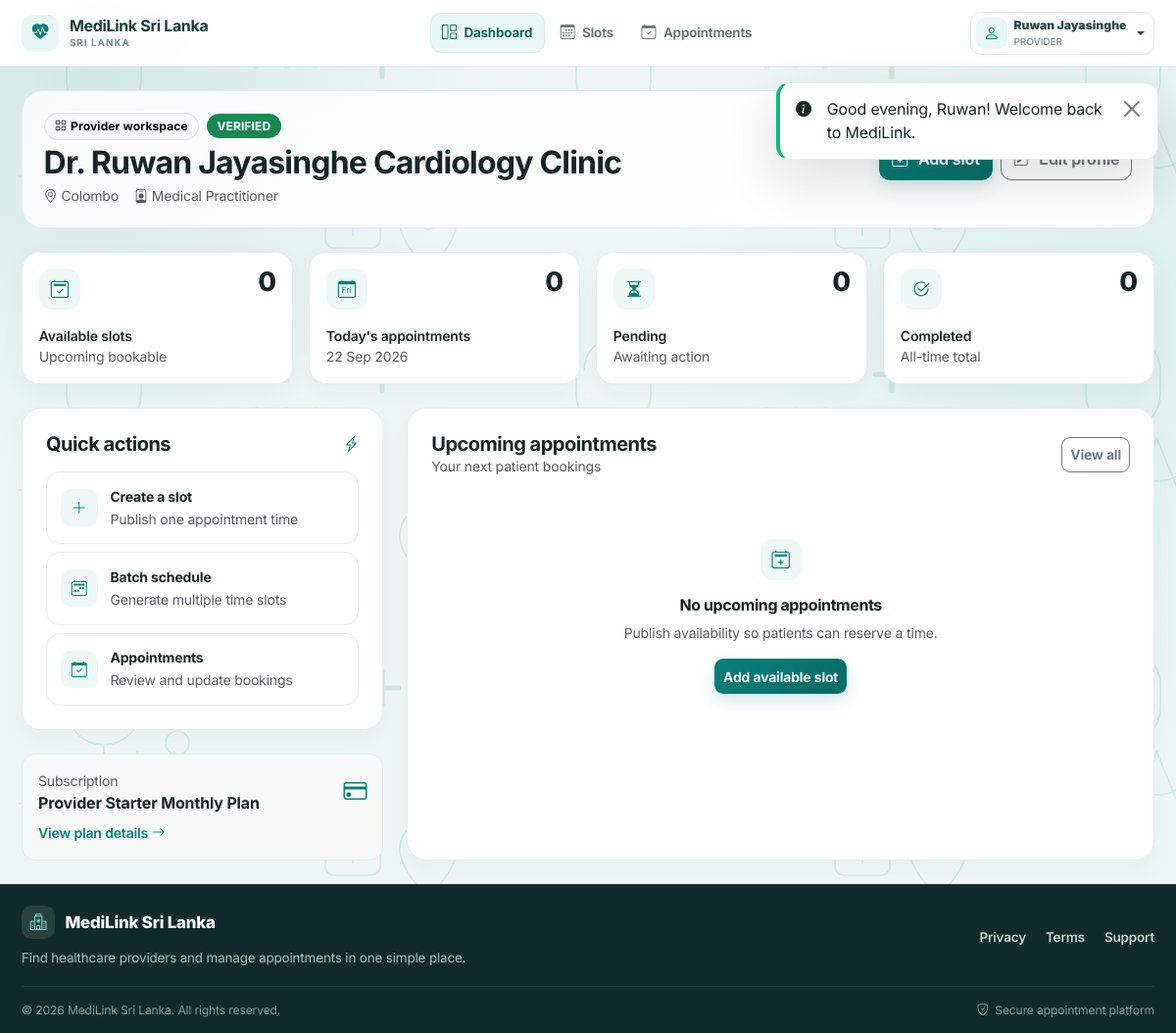
Screenshot of /provider/dashboard.php (signed in) with the database file from the repository.
### tables this page shows
CREATE TABLE `PROVIDER` (
  `Provider_ID` INT AUTO_INCREMENT PRIMARY KEY,
  `User_ID` INT NOT NULL UNIQUE,
  `Provider_Type` ENUM('DOCTOR', 'HEALTHCARE_CENTRE') NOT NULL,
  `Business_Name` VARCHAR(200) NOT NULL,
  `Address` VARCHAR(255) NOT NULL,
  `City` VARCHAR(100) NOT NULL,
  `Latitude` DECIMAL(10, 8) NOT NULL DEFAULT 6.92710000,
  `Longitude` DECIMAL(11, 8) NOT NULL DEFAULT 79.86120000,
  `Contact_Number` VARCHAR(30) NOT NULL,
  `Description` TEXT NULL,
  `Verification_Status` ENUM('PENDING', 'VERIFIED', 'REJECTED') NOT NULL DEFAULT 'PENDING',
  `Created_At` TIMESTAMP DEFAULT CURRENT_TIMESTAMP,
  CONSTRAINT `fk_provider_user` FOREIGN KEY (`User_ID`) 
    REFERENCES `USER` (`User_ID`) ON DELETE CASCADE ON UPDATE CASCADE,
  INDEX `idx_provider_city_type` (`City`, `Provider_Type`),
  INDEX `idx_provider_verification` (`Verification_Status`)
);

CREATE TABLE `USER_SUBSCRIPTION` (
  `User_Subscription_ID` INT AUTO_INCREMENT PRIMARY KEY,
  `User_ID` INT NOT NULL,
  `Plan_ID` INT NOT NULL,
  `Start_Date` DATE NOT NULL,
  `End_Date` DATE NOT NULL,
  `Status` ENUM('ACTIVE', 'EXPIRED', 'CANCELLED', 'PENDING') NOT NULL DEFAULT 'ACTIVE',
  `Payment_Reference_No` VARCHAR(100) NOT NULL,
  `Created_At` TIMESTAMP DEFAULT CURRENT_TIMESTAMP,
  CONSTRAINT `fk_us_user` FOREIGN KEY (`User_ID`) 
    REFERENCES `USER` (`User_ID`) ON DELETE CASCADE ON UPDATE CASCADE,
  CONSTRAINT `fk_us_plan` FOREIGN KEY (`Plan_ID`) 
    REFERENCES `SUBSCRIPTION_PLAN` (`Plan_ID`) ON DELETE RESTRICT ON UPDATE CASCADE,
  INDEX `idx_us_user_status_dates` (`User_ID`, `Status`, `Start_Date`, `End_Date`)
);

CREATE TABLE `SUBSCRIPTION_PLAN` (
  `Plan_ID` INT AUTO_INCREMENT PRIMARY KEY,
  `Plan_Name` VARCHAR(100) NOT NULL,
  `Target_Role` ENUM('CLIENT', 'PROVIDER', 'ALL') NOT NULL DEFAULT 'CLIENT',
  `Price` DECIMAL(10, 2) NOT NULL DEFAULT 0.00,
  `Duration_Days` INT NOT NULL DEFAULT 30,
  `Max_Book_per_Month` INT NOT NULL DEFAULT 5,
  `Search_Radius_KM` INT NOT NULL DEFAULT 10,
  `Description` TEXT NULL,
  `Status` ENUM('ACTIVE', 'INACTIVE') NOT NULL DEFAULT 'ACTIVE',
  `Created_At` TIMESTAMP DEFAULT CURRENT_TIMESTAMP,
  INDEX `idx_plan_status_role` (`Status`, `Target_Role`)
);

### includes/auth.php (called while the page is built, shortened)
<?php
require_once __DIR__ . '/functions.php';
function getCurrentUser(): ?array {
    return $_SESSION['user'] ?? null;
}

### includes/subscription.php (called while the page is built, shortened)
<?php
require_once __DIR__ . '/auth.php';
function hasActiveSubscription(?int $userId): bool {
    $db = Database::getConnection();
    $stmt = $db->prepare("
        SELECT us.User_Subscription_ID, us.Start_Date, us.End_Date, us.Status, sp.Plan_Name
        FROM `USER_SUBSCRIPTION` us
        JOIN `SUBSCRIPTION_PLAN` sp ON us.Plan_ID = sp.Plan_ID
        WHERE us.User_ID = ?
          AND us.Status = 'ACTIVE'
          AND CURRENT_DATE BETWEEN us.Start_Date AND us.End_Date
        ORDER BY us.End_Date DESC
        LIMIT 1
    ");
    $stmt->execute([$userId]);
    $sub = $stmt->fetch();
    return !empty($sub);
}
function getUserActiveSubscription(?int $userId): ?array {
    $db = Database::getConnection();
    $stmt = $db->prepare("
        SELECT us.*, sp.Plan_Name, sp.Price, sp.Duration_Days, sp.Max_Book_per_Month,
               sp.Search_Radius_KM, sp.Description AS Plan_Description,
               DATEDIFF(us.End_Date, CURRENT_DATE) AS Days_Remaining
        FROM `USER_SUBSCRIPTION` us
        JOIN `SUBSCRIPTION_PLAN` sp ON us.Plan_ID = sp.Plan_ID
        WHERE us.User_ID = ?
          AND us.Status = 'ACTIVE'
          AND CURRENT_DATE BETWEEN us.Start_Date AND us.End_Date
        ORDER BY us.End_Date DESC
        LIMIT 1
    ");
    $stmt->execute([$userId]);
    $sub = $stmt->fetch();
    return $sub ?: null;
}

### provider/dashboard.php (the view, shortened to what this page needs)
<?php
require_once __DIR__ . '/../includes/auth.php';
require_once __DIR__ . '/../includes/functions.php';
require_once __DIR__ . '/../includes/subscription.php';
$currentUser = getCurrentUser();
$userId = $currentUser['user_id'];
$providerId = $currentUser['provider_id'];
$providerType = $currentUser['provider_type'];
$db = Database::getConnection();
$pStmt = $db->prepare("SELECT * FROM `PROVIDER` WHERE Provider_ID = ?");
$pStmt->execute([$providerId]);
$provider = $pStmt->fetch();
$hasSub = hasActiveSubscription($userId);
$activeSub = getUserActiveSubscription($userId);
$statStmt = $db->prepare("
    SELECT
        (SELECT COUNT(*) FROM `SCHEDULED_SLOT` WHERE Provider_ID = ? AND Status = 'AVAILABLE' AND Slot_Date >= CURRENT_DATE) AS available_slots,
        (SELECT COUNT(*) FROM `APPOINTMENT` a JOIN `SCHEDULED_SLOT` s ON a.Slot_ID = s.Slot_ID WHERE s.Provider_ID = ? AND s.Slot_Date = CURRENT_DATE AND a.Status NOT IN ('CANCELLED','REJECTED')) AS today_appts,
        (SELECT COUNT(*) FROM `APPOINTMENT` a JOIN `SCHEDULED_SLOT` s ON a.Slot_ID = s.Slot_ID WHERE s.Provider_ID = ? AND a.Status IN ('PENDING','BOOKED')) AS pending_confirmations,
        (SELECT COUNT(*) FROM `APPOINTMENT` a JOIN `SCHEDULED_SLOT` s ON a.Slot_ID = s.Slot_ID WHERE s.Provider_ID = ? AND a.Status = 'COMPLETED') AS completed_total
");
$statStmt->execute([$providerId, $providerId, $providerId, $providerId]);
$stats = $statStmt->fetch();
$apptStmt = $db->prepare("
    SELECT a.Appointment_ID, a.Booking_DateTime, a.Status, a.Notes,
           s.Slot_Date, s.Start_Time, s.End_Time,
           u.First_Name AS Patient_First, u.Last_Name AS Patient_Last, u.Phone AS Patient_Phone, u.Email AS Patient_Email,
           c.City AS Patient_City,
           doc_u.First_Name AS Doc_First, doc_u.Last_Name AS Doc_Last
    FROM `APPOINTMENT` a
    JOIN `SCHEDULED_SLOT` s ON a.Slot_ID = s.Slot_ID
    JOIN `CLIENT` c ON a.Client_ID = c.Client_ID
    JOIN `USER` u ON c.User_ID = u.User_ID
    LEFT JOIN `DOCTOR` d ON s.Doctor_ID = d.Doctor_ID
    LEFT JOIN `PROVIDER` doc_p ON d.Provider_ID = doc_p.Provider_ID
    LEFT JOIN `USER` doc_u ON doc_p.User_ID = doc_u.User_ID
    WHERE s.Provider_ID = ?
      AND s.Slot_Date >= CURRENT_DATE
      AND a.Status NOT IN ('CANCELLED','REJECTED')
    ORDER BY s.Slot_Date ASC, s.Start_Time ASC
    LIMIT 10
");
$apptStmt->execute([$providerId]);
$upcomingAppts = $apptStmt->fetchAll();
require_once __DIR__ . '/../includes/header.php';
?>
<div class="container py-4 provider-dashboard-v2">
  <section class="pd-hero mb-4">
    <div class="d-flex flex-column flex-lg-row justify-content-between align-items-lg-center gap-3">
      <div>
        <div class="d-flex flex-wrap align-items-center gap-2 mb-1">
          <span class="badge rounded-pill text-bg-light border"><i class="bi bi-grid me-1"></i>Provider workspace</span>
          <?= renderStatusBadge($provider['Verification_Status']) ?>
        </div>
        <h2 class="fw-bold mb-1"><?= e($provider['Business_Name']) ?></h2>
        <div class="text-muted small d-flex flex-wrap gap-3">
          <span><i class="bi bi-geo-alt me-1"></i><?= e($provider['City']) ?></span>
          <span><i class="bi <?= $providerType === 'DOCTOR' ? 'bi-person-badge' : 'bi-hospital' ?> me-1"></i><?= $providerType === 'DOCTOR' ? 'Medical Practitioner' : 'Healthcare Facility' ?></span>
        </div>
      </div>
      <div class="d-flex flex-wrap gap-2">
        <a href="<?= url('provider/slots.php?action=create') ?>" class="btn btn-teal"><i class="bi bi-calendar-plus me-1"></i>Add slot</a>
        <a href="<?= url('provider/profile.php') ?>" class="btn btn-outline-secondary"><i class="bi bi-pencil-square me-1"></i>Edit profile</a>
      </div>
    </div>
  </section>
  <div class="row g-3 mb-4">
    <?php
      $kpis = [
        ['bi-calendar2-check','Available slots',$stats['available_slots'],'Upcoming bookable'],
        ['bi-calendar-day',"Today's appointments",$stats['today_appts'],date('d M Y')],
        ['bi-hourglass-split','Pending',$stats['pending_confirmations'],'Awaiting action'],
        ['bi-check2-circle','Completed',$stats['completed_total'],'All-time total'],
      ];
      foreach ($kpis as $k): ?>
      <div class="col-6 col-xl-3"><div class="pd-kpi">
        <div class="d-flex justify-content-between align-items-start mb-3"><div class="pd-kpi-icon"><i class="bi <?= $k[0] ?>"></i></div><span class="pd-kpi-value"><?= (int)$k[2] ?></span></div>
        <div class="fw-semibold small"><?= e($k[1]) ?></div><div class="text-muted small"><?= e($k[3]) ?></div>
      </div></div>
    <?php endforeach; ?>
  </div>
  <div class="row g-4">
    <div class="col-xl-4">
      <div class="pd-panel p-3 p-md-4 mb-4">
        <div class="d-flex align-items-center justify-content-between mb-3"><h5 class="fw-bold mb-0">Quick actions</h5><i class="bi bi-lightning-charge text-teal"></i></div>
        <div class="d-grid gap-2">
          <a class="pd-action" href="<?= url('provider/slots.php?action=create') ?>"><span class="pd-action-icon"><i class="bi bi-plus-lg"></i></span><span><strong class="d-block small">Create a slot</strong><small class="text-muted">Publish one appointment time</small></span></a>
          <a class="pd-action" href="<?= url('provider/slots.php?tab=batch') ?>"><span class="pd-action-icon"><i class="bi bi-calendar2-week"></i></span><span><strong class="d-block small">Batch schedule</strong><small class="text-muted">Generate multiple time slots</small></span></a>
          <a class="pd-action" href="<?= url('provider/appointments.php') ?>"><span class="pd-action-icon"><i class="bi bi-calendar-check"></i></span><span><strong class="d-block small">Appointments</strong><small class="text-muted">Review and update bookings</small></span></a>
        </div>
      </div>
      <div class="pd-plan p-3">
        <div class="d-flex justify-content-between align-items-center"><div><div class="small text-muted">Subscription</div><div class="fw-bold"><?= $hasSub ? e($activeSub['Plan_Name'] ?? 'Active plan') : 'No active plan' ?></div></div><i class="bi bi-credit-card fs-4 text-teal"></i></div>
        <a href="<?= url('provider/subscription.php') ?>" class="small text-teal fw-semibold text-decoration-none d-inline-block mt-2">View plan details <i class="bi bi-arrow-right"></i></a>
      </div>
    </div>
    <div class="col-xl-8">
      <div class="pd-panel p-3 p-md-4 h-100">
        <div class="d-flex justify-content-between align-items-center gap-3 mb-3"><div><h5 class="fw-bold mb-0">Upcoming appointments</h5><div class="small text-muted">Your next patient bookings</div></div><a href="<?= url('provider/appointments.php') ?>" class="btn btn-outline-secondary btn-sm">View all</a></div>
        <?php if (empty($upcomingAppts)): ?>
          <div class="text-center py-5"><div class="pd-kpi-icon mx-auto mb-3"><i class="bi bi-calendar2-plus"></i></div><h6 class="fw-bold">No upcoming appointments</h6><p class="small text-muted mb-3">Publish availability so patients can reserve a time.</p><a href="<?= url('provider/slots.php?action=create') ?>" class="btn btn-teal btn-sm">Add available slot</a></div>
        <?php endif; ?>
      </div>
    </div>
  </div>
</div>
<?php require_once __DIR__ . '/../includes/footer.php'; ?>

### includes/functions.php (shortened to what this page needs)
<?php
function e(?string $string): string {
    return htmlspecialchars((string)$string, ENT_QUOTES, 'UTF-8');
}
function url(string $path = ''): string {
    $path = ltrim($path, '/');
    return rtrim(BASE_URL, '/') . '/' . $path;
}
function renderStatusBadge(string $status): string {
    $status = strtoupper($status);
    $map = [
        'ACTIVE'    => 'bg-success',
        'VERIFIED'  => 'bg-success',
        'AVAILABLE' => 'bg-success',
        'CONFIRMED' => 'bg-info text-dark',
        'COMPLETED' => 'bg-primary',
        'BOOKED'    => 'bg-warning text-dark',
        'PENDING'   => 'bg-secondary',
        'EXPIRED'   => 'bg-danger',
        'CANCELLED' => 'bg-danger',
        'SUSPENDED' => 'bg-danger',
        'REJECTED'  => 'bg-danger',
        'BLOCKED'   => 'bg-dark',
        'NO_SHOW'   => 'bg-secondary'
    ];
    $cls = $map[$status] ?? 'bg-secondary';
    return '<span class="badge ' . $cls . '">' . e($status) . '</span>';
}

### provider/dashboard.php (style rules this page uses)
.provider-dashboard-v2 { --pd-border:#e7ecef;--pd-soft:#f7faf9;--pd-teal:#087f78 }
.provider-dashboard-v2 .pd-hero { background:linear-gradient(135deg,#f7fbfa 0%,#fff 72%);border:1px solid var(--pd-border);border-radius:22px;padding:1.35rem }
.provider-dashboard-v2 .pd-kpi { border:1px solid var(--pd-border);border-radius:18px;background:#fff;padding:1.05rem;height:100%;box-shadow:0 8px 26px rgba(18,47,43,.045) }
.provider-dashboard-v2 .pd-kpi-icon { width:42px;height:42px;border-radius:13px;display:grid;place-items:center;background:#eef8f6;color:var(--pd-teal);font-size:1.15rem }
.provider-dashboard-v2 .pd-kpi-value { font-size:1.7rem;line-height:1;font-weight:800;letter-spacing:-.03em }
.provider-dashboard-v2 .pd-panel { border:1px solid var(--pd-border);border-radius:20px;background:#fff;box-shadow:0 8px 28px rgba(18,47,43,.04) }
.provider-dashboard-v2 .pd-action { display:flex;align-items:center;gap:.8rem;padding:.85rem;border:1px solid var(--pd-border);border-radius:14px;color:inherit;text-decoration:none;transition:.18s ease }
.provider-dashboard-v2 .pd-action-icon { width:38px;height:38px;border-radius:11px;background:#eef8f6;color:var(--pd-teal);display:grid;place-items:center;flex:0 0 auto }
.provider-dashboard-v2 .pd-plan { background:#f7faf9;border:1px solid var(--pd-border);border-radius:14px }

### rows the page displays
provider: Verification_Status "VERIFIED", Business_Name "Dr. Ruwan Jayasinghe Cardiology Clinic", City "Colombo"
user_subscription: Plan_ID.Plan_Name "Provider Starter Monthly Plan"

### other values shown
APP_NAME "MediLink Sri Lanka"
$user['full_name'] "Ruwan Jayasinghe"
$user['role'] "PROVIDER"
$flash['message'] "Good evening, Ruwan! Welcome back to MediLink."
$k[2] "0"
$k[1] "Available slots"
$k[3] "Upcoming bookable"
$k[1] "Today's appointments"
$k[3] "22 Sep 2026"
$k[1] "Pending"
$k[3] "Awaiting action"
$k[1] "Completed"
$k[3] "All-time total"
